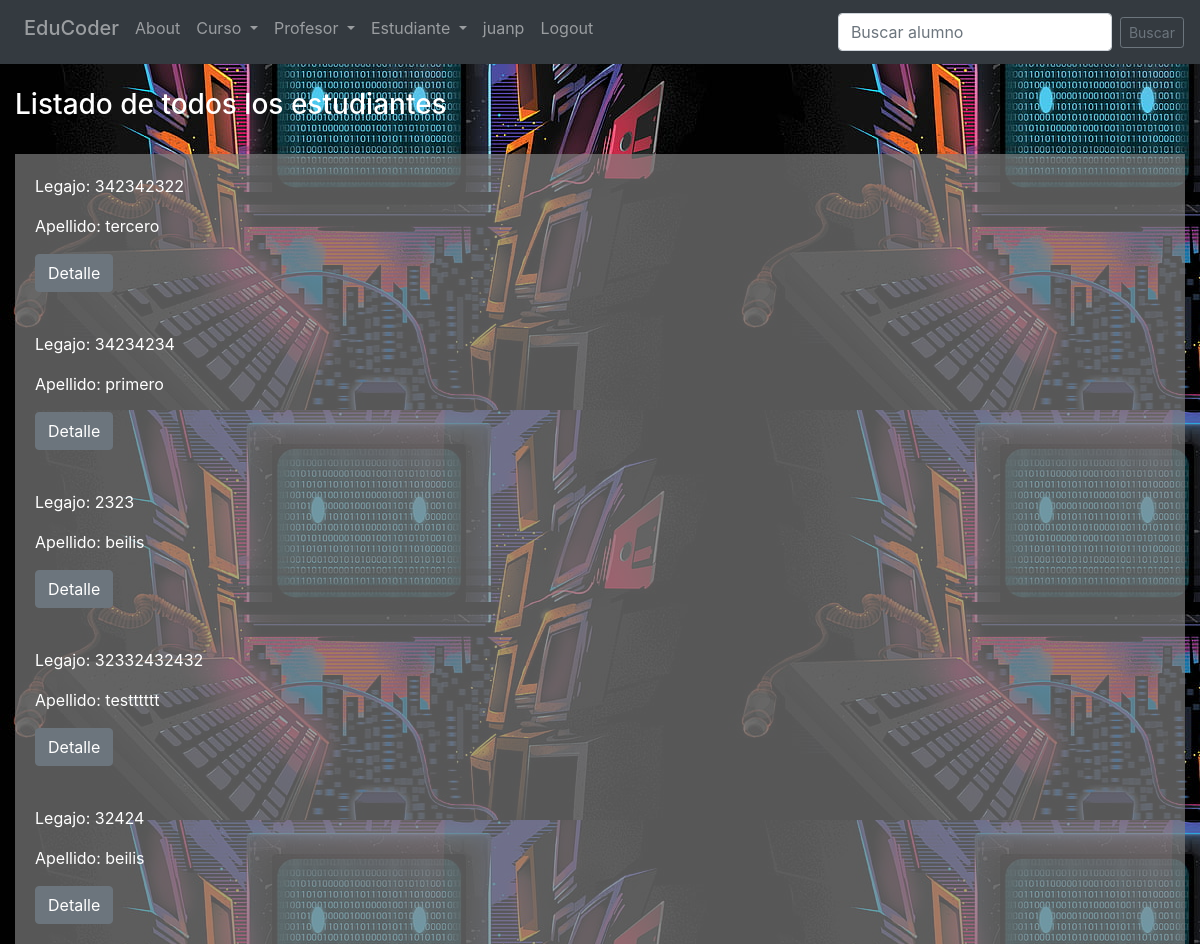
Screenshot of /appforms/estudiante/estudiantes (signed in) with the database file from the repository.
### AppForms/models.py (models this page shows)
class Estudiante(models.Model):
    legajo = models.IntegerField(unique=True)
    nombre= models.CharField(max_length=30)
    apellido= models.CharField(max_length=30)
    email= models.EmailField()
    imagen = models.ImageField(upload_to = 'AppForms', blank=True, null=True)
    activo = models.BooleanField(default=True)

### AppForms/views.py (the view)
# urls.py: path('estudiante/estudiantes', Estudiantes.as_view(), name = 'estudiantes'),
class Estudiantes(LoginRequiredMixin, ListView):
    model = Estudiante
    template_name= 'estudiante/estudiantes.html'
    queryset = Estudiante.objects.filter(activo = True)

### templates/estudiante/estudiantes.html (shortened to what this page needs)
{% extends 'index.html' %}
{% block Formulario %}
<h3 style="color:white";>Listado de todos los estudiantes</h3> <br>
    {% if object_list %}
        {% for estudiante in object_list %}
                <div class="card-body" style="background-color: rgba(128, 128, 128, 0.68)">
                    <p class="card-text" style="color:white";>Legajo: {{estudiante.legajo}}</p>
                    <p class="card-text" style="color:white";>Apellido: {{estudiante.apellido}}</p>
                    <a href="/appforms/estudiante/detail_estudiante/{{estudiante.id}}/" class="btn btn-secondary">Detalle</a>
                    </div>
                {% endfor %}
            </div>
        {% else %}
            <h5 style="color:white";>No se ha agregado ningun estudiante</h5>
        {% endif %}
{% endblock %}

### templates/index.html (shortened to what this page needs)
<!DOCTYPE html>
<html lang="en">
<head>
    <head>
      <link rel="stylesheet" href="https://cdn.jsdelivr.net/npm/bootstrap@4.6.1/dist/css/bootstrap.min.css"
>
  </head>
</head>
<body style="background-image: url(/media/index/wallpaper_cmp.jpg)">
    <nav style="justify-content:space-between" class="navbar navbar-expand-lg navbar-dark bg-dark">
        <ul class="navbar-nav">
          <li class="nav-item">
            <a class="nav-link" href="/home/"><h5>EduCoder</h5></a>
          </li>
          <li class="nav-item">
            <a class="nav-link" href="/about/">About</a>
          </li>
          {% if request.user.is_authenticated %}
          <li class="nav-item dropdown">
            <a class="nav-link dropdown-toggle" href="#" id="navbarDropdownMenuLink" data-toggle="dropdown" aria-haspopup="true" aria-expanded="false">
              Curso
            </a>
          </li>
            <li class="nav-item dropdown">
              <a class="nav-link dropdown-toggle" href="#" id="navbarDropdownMenuLink" data-toggle="dropdown" aria-haspopup="true" aria-expanded="false">
                Profesor
              </a>
            </li>
            <li class="nav-item dropdown">
              <a class="nav-link dropdown-toggle" href="#" id="navbarDropdownMenuLink" data-toggle="dropdown" aria-haspopup="true" aria-expanded="false">
                Estudiante
              </a>
            </li>
            <li class="nav-item">
              <a class="nav-link" href="/perfil/perfil">{{request.user.username}}</a>
            </li>
            <li class="nav-item">
              <a class="nav-link" href="/logout/">Logout</a>
            </li>
          {% endif %}
        </ul>
        <form class="form-inline my-2 my-sm-0" action = "/appforms/estudiante/search_estudiante", method = "GET">
          <input class="form-control mr-sm-2" type= "text" placeholder= "Buscar alumno" aria-label= "search" name = 'search'>
          <button class="btn btn-sm btn-outline-secondary" type="submit">Buscar</button>
        </form>
      </nav>
      <br>
    <div class="container-fluid">
  {% block Formulario %}
  {% endblock %}
</body>
</html>

### rows the page displays
Estudiante: legajo "342342322", apellido "tercero"
Estudiante: legajo "34234234", apellido "primero"
Estudiante: legajo "2323", apellido "beilis"
Estudiante: legajo "32332432432", apellido "testttttt"
Estudiante: legajo "32424", apellido "beilis"

### other values shown
{{ request.user.username }} "juanp"
